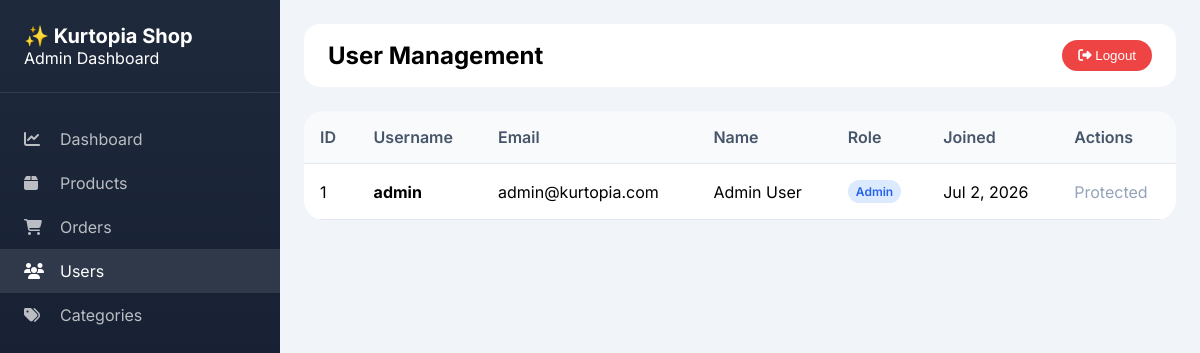
/admin_users.php (signed in), run on the app's committed database.
### tables this page shows
CREATE TABLE `users` (
  `id` int(11) NOT NULL,
  `username` varchar(100) NOT NULL,
  `email` varchar(255) NOT NULL,
  `password_hash` varchar(255) NOT NULL,
  `first_name` varchar(100) DEFAULT NULL,
  `last_name` varchar(100) DEFAULT NULL,
  `role` enum('customer','admin') NOT NULL DEFAULT 'customer',
  `phone` varchar(20) DEFAULT NULL,
  `address` text DEFAULT NULL,
  `city` varchar(100) DEFAULT NULL,
  `state` varchar(50) DEFAULT NULL,
  `zip_code` varchar(20) DEFAULT NULL,
  `country` varchar(100) DEFAULT 'USA',
  `is_verified` tinyint(1) DEFAULT 0,
  `created_at` timestamp NOT NULL DEFAULT current_timestamp(),
  `last_login` timestamp NULL DEFAULT NULL
);

### admin_users.php (the view, shortened to what this page needs)
<?php
require_once 'db.php';
$users = [];
$result = $conn->query('SELECT id, username, email, first_name, last_name, role, created_at FROM users ORDER BY created_at DESC');
while ($row = $result->fetch_assoc()) {
    $users[] = $row;
}
function esc($value) {
    return htmlspecialchars($value, ENT_QUOTES, 'UTF-8');
}
?>
<!DOCTYPE html>
<html lang="en">
<head>
    <link rel="stylesheet" href="https://cdnjs.cloudflare.com/ajax/libs/font-awesome/6.4.0/css/all.min.css">
</head>
<body>
    <aside class="sidebar">
        <div class="sidebar-header">
            <h2>✨ Kurtopia Shop</h2>
            <p>Admin Dashboard</p>
        </div>
        <nav class="sidebar-nav">
            <a href="admin_dashboard.php" class="nav-item">
                <i class="fas fa-chart-line"></i> Dashboard
            </a>
            <a href="admin_products.php" class="nav-item">
                <i class="fas fa-box"></i> Products
            </a>
            <a href="admin_orders.php" class="nav-item">
                <i class="fas fa-shopping-cart"></i> Orders
            </a>
            <a href="admin_users.php" class="nav-item active">
                <i class="fas fa-users"></i> Users
            </a>
            <a href="admin_categories.php" class="nav-item">
                <i class="fas fa-tags"></i> Categories
            </a>
        </nav>
    </aside>
    <main class="main-content">
        <div class="top-bar">
            <h1 class="page-title">User Management</h1>
            <form method="post" action="logout.php" style="display: inline;">
                <button type="submit" class="logout-btn"><i class="fas fa-sign-out-alt"></i> Logout</button>
            </form>
        </div>
        <div class="users-table">
            <table>
                <thead>
                    <tr>
                        <th>ID</th>
                        <th>Username</th>
                        <th>Email</th>
                        <th>Name</th>
                        <th>Role</th>
                        <th>Joined</th>
                        <th>Actions</th>
                    </tr>
                </thead>
                <tbody>
                    <?php foreach ($users as $user): ?>
                        <tr>
                            <td><?php echo $user['id']; ?></td>
                            <td><strong><?php echo esc($user['username']); ?></strong></td>
                            <td><?php echo esc($user['email']); ?></td>
                            <td><?php echo esc($user['first_name'] . ' ' . $user['last_name']); ?></td>
                            <td>
                                <span class="role-badge <?php echo $user['role'] === 'admin' ? 'role-admin' : 'role-customer'; ?>">
                                    <?php echo ucfirst($user['role']); ?>
                                </span>
                            </td>
                            <td><?php echo date('M j, Y', strtotime($user['created_at'])); ?></td>
                            <td>
                                <?php if ($user['role'] !== 'admin'): ?>
                                    <form method="post" style="display: inline;">
                                        <input type="hidden" name="user_id" value="<?php echo $user['id']; ?>">
                                        <select name="role" style="padding: 0.25rem; border-radius: 6px; border: 1px solid #e2e8f0;">
                                            <option value="customer" <?php echo $user['role'] === 'customer' ? 'selected' : ''; ?>>Customer</option>
                                            <option value="admin" <?php echo $user['role'] === 'admin' ? 'selected' : ''; ?>>Admin</option>
                                        </select>
                                        <button type="submit" name="update_role" style="background: #3b82f6; color: white; border: none; padding: 0.25rem 0.5rem; border-radius: 6px; cursor: pointer;">Update</button>
                                    </form>
                                    <form method="post" style="display: inline; margin-left: 0.5rem;" onsubmit="return confirm('Delete this user?')">
                                        <input type="hidden" name="user_id" value="<?php echo $user['id']; ?>">
                                        <button type="submit" name="delete_user" class="btn-delete">Delete</button>
                                    </form>
                                <?php else: ?>
                                    <span style="color: #94a3b8;">Protected</span>
                                <?php endif; ?>
                            </td>
                        </tr>
                    <?php endforeach; ?>
                </tbody>
            </table>
        </div>
    </main>
</body>
</html>

### admin_users.php (style rules this page uses)
* { margin: 0; padding: 0; box-sizing: border-box; }
body { font-family: 'Inter', sans-serif; background: #f1f5f9; }
.sidebar { position: fixed; left: 0; top: 0; width: 280px; height: 100%; background: linear-gradient(180deg, #1e293b 0%, #0f172a 100%); color: white; z-index: 100; }
.sidebar-header { padding: 1.5rem; border-bottom: 1px solid rgba(255,255,255,0.1); }
.sidebar-header h2 { font-size: 1.25rem; font-weight: 700; }
.sidebar-nav { padding: 1.5rem 0; }
.nav-item { padding: 0.75rem 1.5rem; display: flex; align-items: center; gap: 0.75rem; color: rgba(255,255,255,0.7); text-decoration: none; transition: all 0.2s; }
.nav-item:hover, .nav-item.active { background: rgba(255,255,255,0.1); color: white; }
.nav-item i { width: 24px; }
.main-content { margin-left: 280px; padding: 1.5rem; }
.top-bar { background: white; border-radius: 16px; padding: 1rem 1.5rem; display: flex; justify-content: space-between; align-items: center; margin-bottom: 1.5rem; }
.page-title { font-size: 1.5rem; font-weight: 700; }
.logout-btn { background: #ef4444; color: white; border: none; padding: 0.5rem 1rem; border-radius: 40px; cursor: pointer; }
.users-table { background: white; border-radius: 20px; overflow-x: auto; }
table { width: 100%; border-collapse: collapse; }
th, td { padding: 1rem; text-align: left; border-bottom: 1px solid #e2e8f0; }
th { background: #f8fafc; font-weight: 600; color: #475569; }
.role-badge { display: inline-block; padding: 0.25rem 0.5rem; border-radius: 20px; font-size: 0.75rem; font-weight: 600; }
.role-admin { background: #dbeafe; color: #2563eb; }

### data on the page
users: id "1", username "admin", email "admin@kurtopia.com", first_name+last_name "Admin User", role "Admin", created_at "Jul 2, 2026", shows "Protected"
